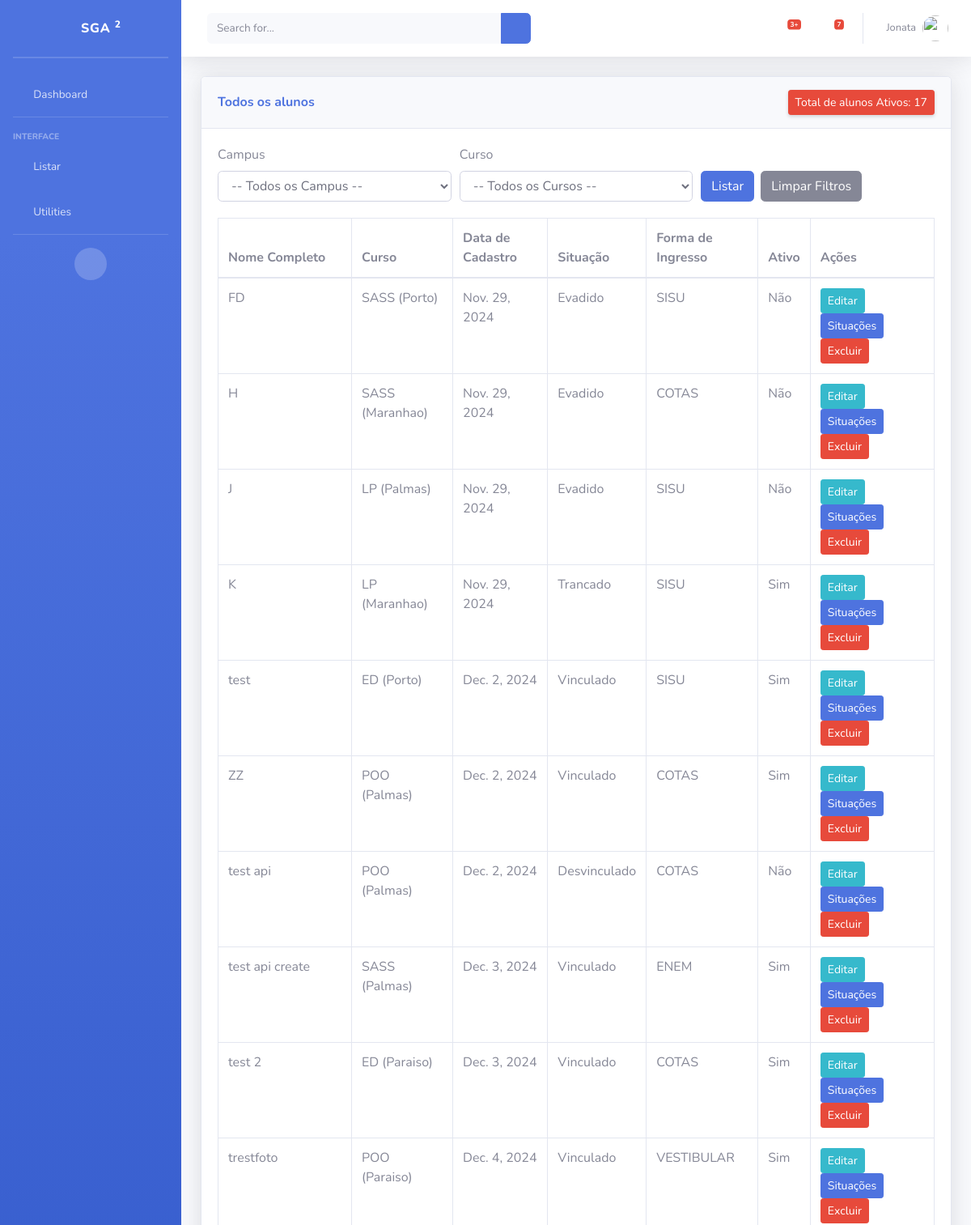
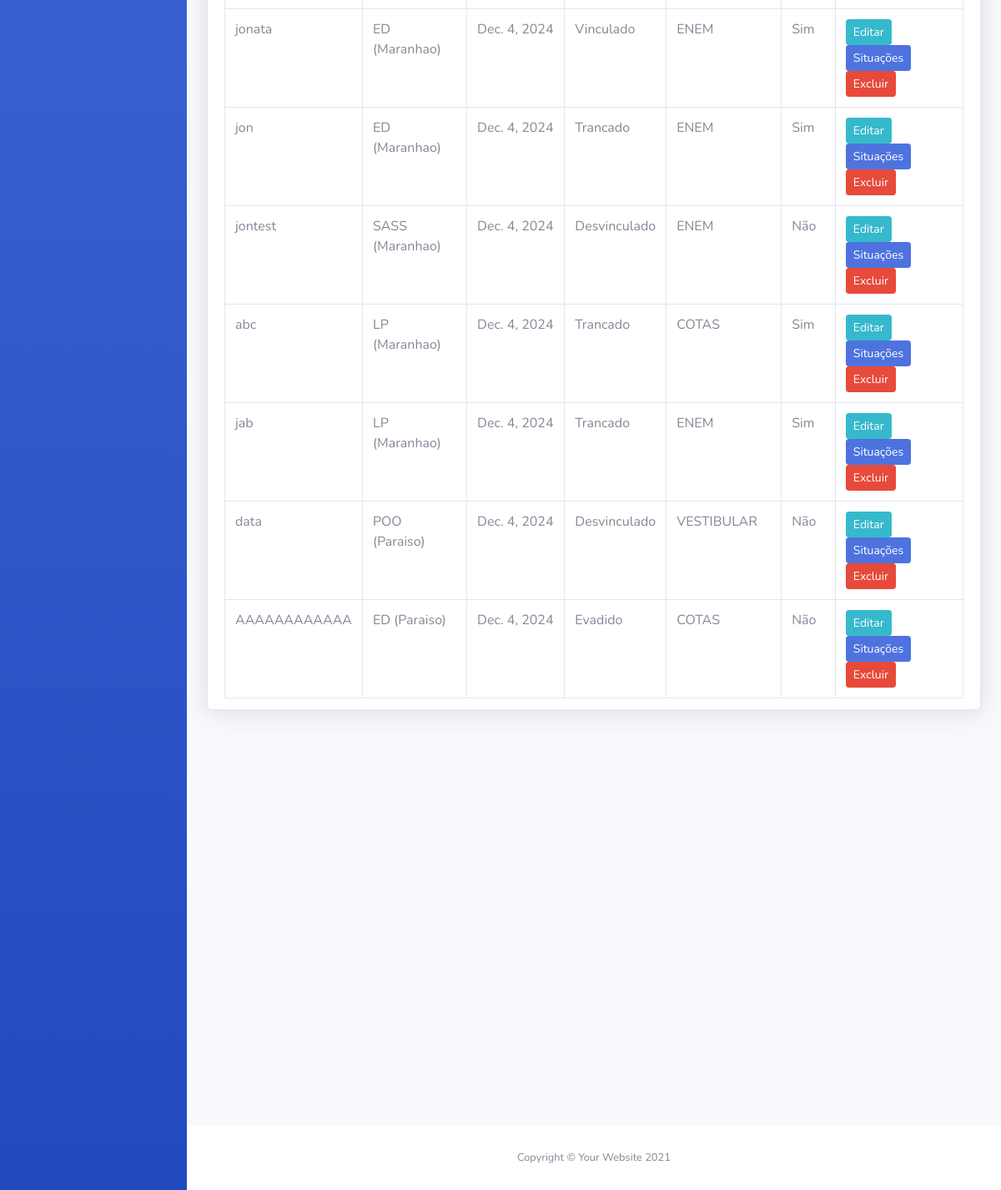
Page /alunos/ on the committed database (2 pictures, top to bottom).
### piloto/models/Aluno.py (models this page shows, shortened)
class Aluno(models.Model):
    nomeCompleto = models.CharField('Nome completo', max_length=500, help_text='')
    cpf = models.CharField('CPF', max_length=11, unique=True, help_text='')
    matricula = models.CharField('Matricula', max_length=10, unique=True, editable=False)
    curso = models.ForeignKey(Curso, verbose_name="Curso", on_delete=models.PROTECT)
    dataNascimento = models.DateField("Data de nascimento", null=True, blank=True)
    foto = models.ImageField("Foto Aluno", upload_to='alunos_fotos/', blank=True, null=True)
    formaIngresso = models.ForeignKey(FormaIngresso, verbose_name="Forma de Ingresso", on_delete=models.PROTECT)
    situacao = models.ForeignKey(Situacao, verbose_name="Situacao", on_delete=models.PROTECT, null=True, blank=True)
    dataCadastro = models.DateField('data de cadastro', default=date.today)
    dataUpdate = models.DateTimeField('Ultima atualização', auto_now=True)
    ativo = models.BooleanField("Ativo", default=True)
    class Meta:
        verbose_name = "Aluno"
        verbose_name_plural = "Alunos"

### piloto/models/Curso.py (models this page shows)
class Curso(models.Model):
    nome = models.CharField("Nome do Curso", max_length=100)
    campus = models.ForeignKey(Campus, verbose_name="Campus", on_delete=models.PROTECT)
    class Meta:
        verbose_name = "Curso"
        verbose_name_plural = "Cursos"
    def __str__(self):
        return f"{self.nome} ({self.campus.nome})"

### piloto/models/Campus.py (models this page shows, shortened)
class Campus(models.Model):
    nome = models.CharField("Nome do Campus", max_length=100, unique=True)
    class Meta:
        verbose_name = "Campus"
        verbose_name_plural = "Campi"

### piloto/models/Situacao.py (models this page shows)
class Situacao(models.Model):
    nome = models.CharField("Nome Da Situacao", max_length=50)
    estaNaInstituicao = models.BooleanField("ativo na instituicao",default=True)
    class Meta:
        verbose_name = "Situação"
        verbose_name_plural = "Situações"
    def __str__(self):
        return self.nome

### piloto/models/FomaIngresso.py (models this page shows)
class FormaIngresso(models.Model):
    nome = models.CharField("Forma de ingresso", max_length=50, unique=True)
    class Meta:
        verbose_name = "Ingresso"
        verbose_name_plural = "formaIngresso"
    def __str__(self):
        return self.nome

### piloto/views/ListaAlunosView.py (the view)
# urls.py: path('alunos/', ListaAlunosView.as_view(), name='listaAlunos'),
class ListaAlunosView(ListView):
    model = Aluno
    template_name = 'listas/ListarAlunos.html'
    context_object_name = 'alunos'
    def get_queryset(self):
        queryset = Aluno.objects.filter(ativo=True)  # Filtra apenas os alunos ativos
        campus_filter = self.request.GET.get('campus', '')  # Captura o filtro de campus
        curso_filter = self.request.GET.get('curso', '')  # Captura o filtro de curso
        if campus_filter:
            queryset = queryset.filter(curso__campus__id=campus_filter)
        if curso_filter:
            queryset = queryset.filter(curso__id=curso_filter)
        for aluno in queryset:
            aluno.ativoNaInstituicao = "Sim" if aluno.situacao and aluno.situacao.estaNaInstituicao else "Não"
        return queryset
    def get_context_data(self, **kwargs):
        context = super().get_context_data(**kwargs)
        context['campus_options'] = Campus.objects.all()  # Envia todos os campi
        context['curso_options'] = Curso.objects.all()  # Envia todos os cursos
        context['formas_ingresso'] = FormaIngresso.objects.all()
        context['situacao_option'] = Situacao.objects.all()
        context['campus_filter'] = self.request.GET.get('campus', '')  # Último valor de campus
        context['curso_filter'] = self.request.GET.get('curso', '')  # Último valor de curso
        context['total_ativo'] = Aluno.objects.filter(ativo=True).count()
        return context

### templates/listas/ListarAlunos.html (shortened to what this page needs)
{% extends 'Base.html' %}
{% load static %}
{% block content %}
<div class="container-fluid">
    <div class="card shadow mb-4">
        <div class="card-header py-3 d-flex align-items-center justify-content-between">
            <h6 class="m-0 font-weight-bold text-primary">Todos os alunos</h6>
            <a href="#" class="d-none d-sm-inline-block btn btn-sm btn-danger shadow-sm">
                Total de alunos Ativos: {{ total_ativo }}
            </a>
        </div>
        <div class="card-body" style="max-height: 75vh; overflow-y: auto;">
            <form method="GET" action="{% url 'listaAlunos' %}">
                <div class="form-row">
                    <div class="col">
                        <label for="campus">Campus</label>
                        <select class="form-control" name="campus" id="campus">
                            <option value="">-- Todos os Campus --</option>
                        </select>
                    </div>
                    <div class="col">
                        <label for="curso">Curso</label>
                        <select class="form-control" name="curso" id="curso">
                            <option value="">-- Todos os Cursos --</option>
                        </select>
                    </div>
                    <div class="col">
                        <button type="submit" class="btn btn-primary" style="margin-top: 32px;">Listar</button>
                        <a href="{% url 'listaAlunos' %}" class="btn btn-secondary" style="margin-top: 32px; margin-left: 4px;">Limpar Filtros</a>
                    </div>
                </div>
            </form>
            <div class="table-responsive" style="margin-top: 20px;">
                <table class="table table-bordered" id="dataTable" width="100%" cellspacing="0">
                    <thead>
                        <tr>
                            <th>Nome Completo</th>
                            <th>Curso</th>
                            <th>Data de Cadastro</th>
                            <th>Situação</th>
                            <th>Forma de Ingresso</th>
                            <th>Ativo</th>
                            <th>Ações</th>
                        </tr>
                    </thead>
                    <tbody>
                        {% for aluno in alunos %}
                            <tr>
                                <td>{{ aluno.nomeCompleto }}</td>
                                <td>{{ aluno.curso }}</td>
                                <td>{{ aluno.dataCadastro }}</td>
                                <td>{{ aluno.situacao }}</td>
                                <td>{{ aluno.formaIngresso }}</td>
                                <td>{{ aluno.ativoNaInstituicao }}</td>
                                <td>
                                    <a href="{% url 'editarAluno' aluno.id %}" class="btn btn-info btn-sm">Editar</a>
                                    <button class="btn btn-primary btn-sm" data-toggle="modal" data-target="#situacaoModal{{ aluno.id }}">
                                        Situações
                                    </button>
                                    <a href="{% url 'excluirAluno' aluno.id %}" class="btn btn-danger btn-sm">Excluir</a>
                                </td>
                            </tr>
                        {% empty %}
                            <tr>
                                <td colspan="6" class="text-center">Nenhum aluno encontrado.</td>
                            </tr>
                        {% endfor %}
                    </tbody>
                </table>
            </div>
        </div>
    </div>
</div>
</div>
{% endblock %}

### rows in the picture
Aluno: nomeCompleto "FD", curso "SASS (Porto)", dataCadastro "Nov. 29, 2024", situacao "Evadido", formaIngresso "SISU", ativoNaInstituicao "Não"
Aluno: nomeCompleto "H", curso "SASS (Maranhao)", dataCadastro "Nov. 29, 2024", situacao "Evadido", formaIngresso "COTAS", ativoNaInstituicao "Não"
Aluno: nomeCompleto "J", curso "LP (Palmas)", dataCadastro "Nov. 29, 2024", situacao "Evadido", formaIngresso "SISU", ativoNaInstituicao "Não"
Aluno: nomeCompleto "K", curso "LP (Maranhao)", dataCadastro "Nov. 29, 2024", situacao "Trancado", formaIngresso "SISU", ativoNaInstituicao "Sim"
Aluno: nomeCompleto "test", curso "ED (Porto)", dataCadastro "Dec. 2, 2024", situacao "Vinculado", formaIngresso "SISU", ativoNaInstituicao "Sim"
Aluno: nomeCompleto "ZZ", curso "POO (Palmas)", dataCadastro "Dec. 2, 2024", situacao "Vinculado", formaIngresso "COTAS", ativoNaInstituicao "Sim"
Aluno: nomeCompleto "test api", curso "POO (Palmas)", dataCadastro "Dec. 2, 2024", situacao "Desvinculado", formaIngresso "COTAS", ativoNaInstituicao "Não"
Aluno: nomeCompleto "test api create", curso "SASS (Palmas)", dataCadastro "Dec. 3, 2024", situacao "Vinculado", formaIngresso "ENEM", ativoNaInstituicao "Sim"
Aluno: nomeCompleto "test 2", curso "ED (Paraiso)", dataCadastro "Dec. 3, 2024", situacao "Vinculado", formaIngresso "COTAS", ativoNaInstituicao "Sim"
Aluno: nomeCompleto "trestfoto", curso "POO (Paraiso)", dataCadastro "Dec. 4, 2024", situacao "Vinculado", formaIngresso "VESTIBULAR", ativoNaInstituicao "Sim"
Aluno: nomeCompleto "jonata", curso "ED (Maranhao)", dataCadastro "Dec. 4, 2024", situacao "Vinculado", formaIngresso "ENEM", ativoNaInstituicao "Sim"
Aluno: nomeCompleto "jon", curso "ED (Maranhao)", dataCadastro "Dec. 4, 2024", situacao "Trancado", formaIngresso "ENEM", ativoNaInstituicao "Sim"
Aluno: nomeCompleto "jontest", curso "SASS (Maranhao)", dataCadastro "Dec. 4, 2024", situacao "Desvinculado", formaIngresso "ENEM", ativoNaInstituicao "Não"
Aluno: nomeCompleto "abc", curso "LP (Maranhao)", dataCadastro "Dec. 4, 2024", situacao "Trancado", formaIngresso "COTAS", ativoNaInstituicao "Sim"
Aluno: nomeCompleto "jab", curso "LP (Maranhao)", dataCadastro "Dec. 4, 2024", situacao "Trancado", formaIngresso "ENEM", ativoNaInstituicao "Sim"
Aluno: nomeCompleto "data", curso "POO (Paraiso)", dataCadastro "Dec. 4, 2024", situacao "Desvinculado", formaIngresso "VESTIBULAR", ativoNaInstituicao "Não"
Aluno: nomeCompleto "AAAAAAAAAAAA", curso "ED (Paraiso)", dataCadastro "Dec. 4, 2024", situacao "Evadido", formaIngresso "COTAS", ativoNaInstituicao "Não"

### other values in the picture
{{ total_ativo }} "17"
